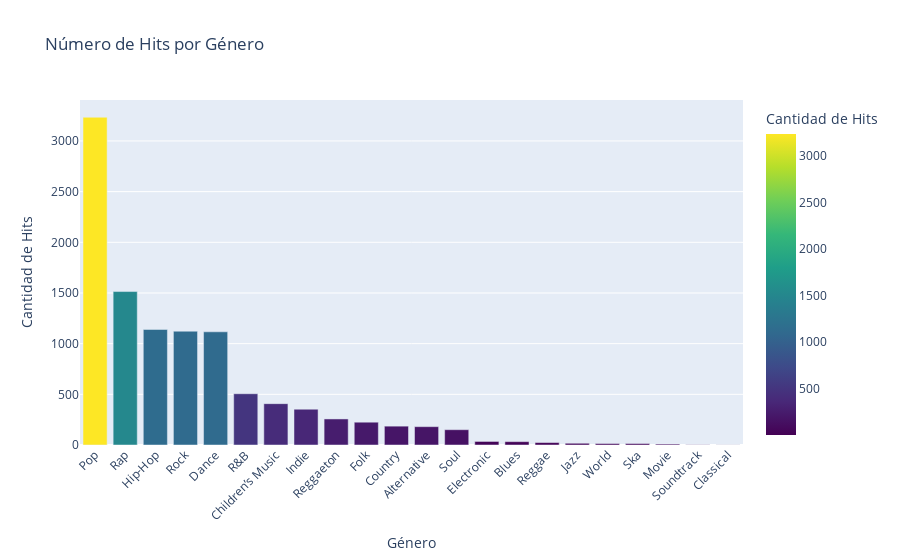

Write notebook code for a chart like this one.
### Markdown cell above
## Hit por genero

### Code cell
hits_por_genero = df[df["is_hit"] == 1].groupby("genre")["is_hit"].count().reset_index()
hits_por_genero = hits_por_genero.rename(columns={"is_hit": "num_hits"})

# Ordenar de mayor a menor
hits_por_genero = hits_por_genero.sort_values("num_hits", ascending=False)

# Gráfico de barras
fig = px.bar(
    hits_por_genero,
    x="genre",
    y="num_hits",
    title="Número de Hits por Género",
    labels={"genre": "Género", "num_hits": "Cantidad de Hits"},
    color="num_hits",
    color_continuous_scale="Viridis"
)
fig.update_layout(xaxis_tickangle=-45)
fig.show()

### Figure 1 — Plotly figure (JSON) as saved in the notebook; plotly's stock layout.template omitted (floating-point values rounded to 4 significant figures)
{"data": [{"hovertemplate": "Género=%{x}<br>Cantidad de Hits=%{marker.color}<extra></extra>", "legendgroup": "", "marker": {"color": [3234, 1514, 1140, 1123, 1117, 506, 408, 353, 257, 225, 186, 181, 151, 35, 33, 24, 17, 14, 14, 9, 2, 1], "coloraxis": "coloraxis", "pattern": {"shape": ""}}, "name": "", "orientation": "v", "showlegend": false, "textposition": "auto", "type": "bar", "x": ["Pop", "Rap", "Hip-Hop", "Rock", "Dance", "R&B", "Children’s Music", "Indie", "Reggaeton", "Folk", "Country", "Alternative", "Soul", "Electronic", "Blues", "Reggae", "Jazz", "World", "Ska", "Movie", "Soundtrack", "Classical"], "xaxis": "x", "y": [3234, 1514, 1140, 1123, 1117, 506, 408, 353, 257, 225, 186, 181, 151, 35, 33, 24, 17, 14, 14, 9, 2, 1], "yaxis": "y"}], "layout": {"barmode": "relative", "coloraxis": {"colorbar": {"title": {"text": "Cantidad de Hits"}}, "colorscale": [[0, "#440154"], [0.1111, "#482878"], [0.2222, "#3e4989"], [0.3333, "#31688e"], [0.4444, "#26828e"], [0.5556, "#1f9e89"], [0.6667, "#35b779"], [0.7778, "#6ece58"], [0.8889, "#b5de2b"], [1, "#fde725"]]}, "legend": {"tracegroupgap": 0}, "title": {"text": "Número de Hits por Género"}, "xaxis": {"anchor": "y", "domain": [0, 1], "tickangle": -45, "title": {"text": "Género"}}, "yaxis": {"anchor": "x", "domain": [0, 1], "title": {"text": "Cantidad de Hits"}}}}
